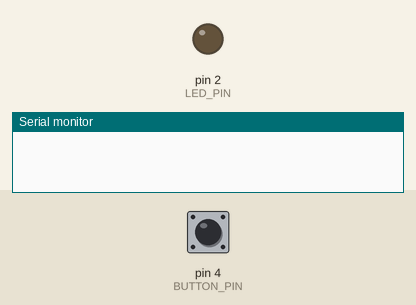
Recording of a sketch running on a simulated Arduino Uno, built with avr-gcc and run on an emulated ATmega328P. On the bench: output pins drawn as LEDs (lit = HIGH), the last lines printed to the serial monitor. Inputs (shaded band) come from the test bench; at power-on: pin 4 (BUTTON_PIN) HIGH.

Above: at 1.2 s.
1.3 s: pin 4 (BUTTON_PIN) pulled LOW for 0.15 s
At 1.38 s:
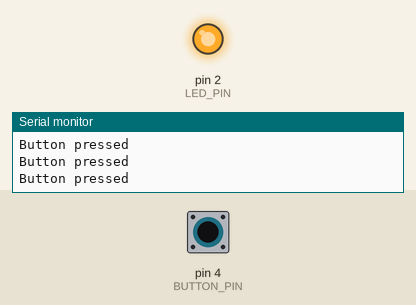
2.9 s: pin 4 (BUTTON_PIN) pulled LOW for 3.2 s
At 6.9 s:
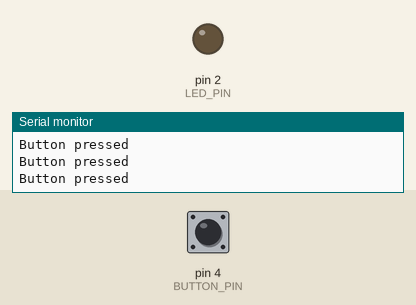
Timing chart, 0 to 8.4 s (numbered marks = the images above; inputs shaded):
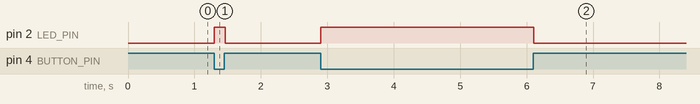

Measured:
- after the input at 1.3 s, pin 2 (LED_PIN): LOW → HIGH at once, → LOW 0.16 s later
- after the input at 2.9 s, pin 2 (LED_PIN): LOW → HIGH at once, → LOW 3.2 s later

The sketch:

E3________.ino
```cpp
const int LED_PIN = 2;     // 按实际开发板修改
const int BUTTON_PIN = 4;  // 按实际开发板修改

void setup() {
  Serial.begin(115200);
  pinMode(LED_PIN, OUTPUT);
  pinMode(BUTTON_PIN, INPUT_PULLUP);
}

void loop() {
  int buttonState = digitalRead(BUTTON_PIN);

  if (buttonState == LOW) {
    digitalWrite(LED_PIN, HIGH);
    Serial.println("Button pressed");
  } else {
    digitalWrite(LED_PIN, LOW);
  }

  delay(20);
}
```
